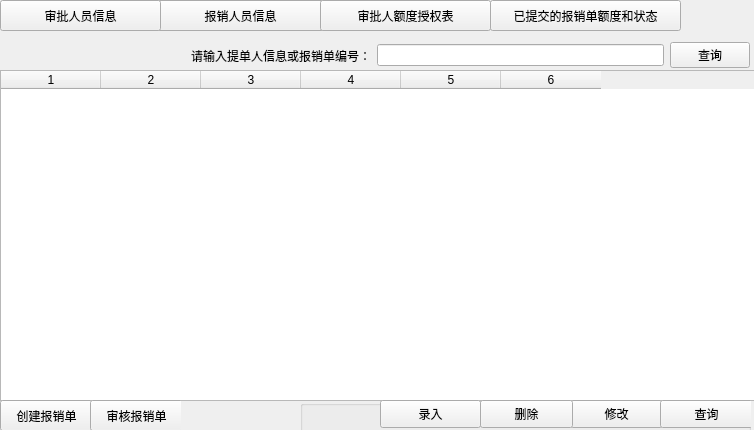
<?xml version="1.0" encoding="UTF-8"?>
<ui version="4.0">
 <class>MainWindow</class>
 <widget class="QMainWindow" name="MainWindow">
  <property name="enabled">
   <bool>true</bool>
  </property>
  <property name="geometry">
   <rect>
    <x>0</x>
    <y>0</y>
    <width>754</width>
    <height>430</height>
   </rect>
  </property>
  <property name="windowTitle">
   <string>MainWindow</string>
  </property>
  <widget class="QWidget" name="centralWidget">
   <widget class="QTableWidget" name="tableWidget">
    <property name="geometry">
     <rect>
      <x>0</x>
      <y>70</y>
      <width>771</width>
      <height>331</height>
     </rect>
    </property>
    <property name="rowCount">
     <number>0</number>
    </property>
    <property name="columnCount">
     <number>6</number>
    </property>
    <column/>
    <column/>
    <column/>
    <column/>
    <column/>
    <column/>
   </widget>
   <widget class="QWidget" name="widget" native="true">
    <property name="geometry">
     <rect>
      <x>180</x>
      <y>30</y>
      <width>581</width>
      <height>51</height>
     </rect>
    </property>
    <layout class="QHBoxLayout" name="horizontalLayout">
     <item>
      <widget class="QLabel" name="label">
       <property name="text">
        <string>请输入提单人信息或报销单编号：</string>
       </property>
      </widget>
     </item>
     <item>
      <widget class="QLineEdit" name="lineEdit"/>
     </item>
     <item>
      <widget class="QPushButton" name="pushButton">
       <property name="text">
        <string>查询</string>
       </property>
      </widget>
     </item>
    </layout>
   </widget>
   <widget class="QWidget" name="widget_3" native="true">
    <property name="geometry">
     <rect>
      <x>0</x>
      <y>0</y>
      <width>731</width>
      <height>41</height>
     </rect>
    </property>
    <widget class="QToolButton" name="toolButton_2">
     <property name="geometry">
      <rect>
       <x>150</x>
       <y>0</y>
       <width>181</width>
       <height>31</height>
      </rect>
     </property>
     <property name="text">
      <string>报销人员信息</string>
     </property>
    </widget>
    <widget class="QToolButton" name="toolButton_3">
     <property name="geometry">
      <rect>
       <x>320</x>
       <y>0</y>
       <width>171</width>
       <height>31</height>
      </rect>
     </property>
     <property name="text">
      <string>审批人额度授权表</string>
     </property>
    </widget>
    <widget class="QToolButton" name="toolButton_4">
     <property name="geometry">
      <rect>
       <x>490</x>
       <y>0</y>
       <width>191</width>
       <height>31</height>
      </rect>
     </property>
     <property name="text">
      <string>已提交的报销单额度和状态</string>
     </property>
    </widget>
    <widget class="QToolButton" name="toolButton">
     <property name="geometry">
      <rect>
       <x>0</x>
       <y>0</y>
       <width>161</width>
       <height>31</height>
      </rect>
     </property>
     <property name="text">
      <string>审批人员信息</string>
     </property>
    </widget>
   </widget>
   <widget class="QGroupBox" name="groupBox">
    <property name="geometry">
     <rect>
      <x>300</x>
      <y>400</y>
      <width>451</width>
      <height>41</height>
     </rect>
    </property>
    <property name="title">
     <string/>
    </property>
    <widget class="QPushButton" name="pushButton_2">
     <property name="geometry">
      <rect>
       <x>270</x>
       <y>0</y>
       <width>93</width>
       <height>28</height>
      </rect>
     </property>
     <property name="text">
      <string>修改</string>
     </property>
    </widget>
    <widget class="QPushButton" name="pushButton_3">
     <property name="geometry">
      <rect>
       <x>180</x>
       <y>0</y>
       <width>93</width>
       <height>28</height>
      </rect>
     </property>
     <property name="text">
      <string>删除</string>
     </property>
    </widget>
    <widget class="QPushButton" name="pushButton_4">
     <property name="geometry">
      <rect>
       <x>360</x>
       <y>0</y>
       <width>93</width>
       <height>28</height>
      </rect>
     </property>
     <property name="text">
      <string>查询</string>
     </property>
    </widget>
    <widget class="QPushButton" name="pushButton_5">
     <property name="geometry">
      <rect>
       <x>80</x>
       <y>0</y>
       <width>101</width>
       <height>28</height>
      </rect>
     </property>
     <property name="text">
      <string>录入</string>
     </property>
    </widget>
   </widget>
   <widget class="QGroupBox" name="groupBox_2">
    <property name="geometry">
     <rect>
      <x>0</x>
      <y>400</y>
      <width>181</width>
      <height>81</height>
     </rect>
    </property>
    <property name="title">
     <string/>
    </property>
    <widget class="QPushButton" name="pushButton_6">
     <property name="geometry">
      <rect>
       <x>0</x>
       <y>0</y>
       <width>93</width>
       <height>31</height>
      </rect>
     </property>
     <property name="text">
      <string>创建报销单</string>
     </property>
    </widget>
    <widget class="QPushButton" name="pushButton_7">
     <property name="geometry">
      <rect>
       <x>90</x>
       <y>0</y>
       <width>93</width>
       <height>31</height>
      </rect>
     </property>
     <property name="text">
      <string>审核报销单</string>
     </property>
    </widget>
   </widget>
  </widget>
  <action name="actionnew">
   <property name="text">
    <string>new</string>
   </property>
  </action>
 </widget>
 <layoutdefault spacing="6" margin="11"/>
 <resources/>
 <connections/>
</ui>
